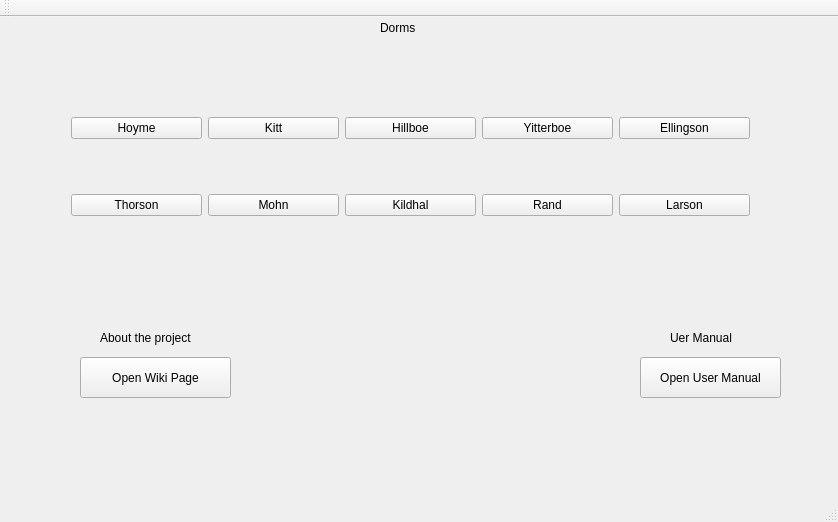
<?xml version="1.0" encoding="UTF-8"?>
<ui version="4.0">
 <class>MainWindow</class>
 <widget class="QMainWindow" name="MainWindow">
  <property name="geometry">
   <rect>
    <x>0</x>
    <y>0</y>
    <width>838</width>
    <height>522</height>
   </rect>
  </property>
  <property name="windowTitle">
   <string>MainWindow</string>
  </property>
  <widget class="QWidget" name="centralWidget">
   <widget class="QLabel" name="label">
    <property name="geometry">
     <rect>
      <x>380</x>
      <y>0</y>
      <width>44</width>
      <height>21</height>
     </rect>
    </property>
    <property name="text">
     <string>Dorms</string>
    </property>
   </widget>
   <widget class="QWidget" name="layoutWidget">
    <property name="geometry">
     <rect>
      <x>60</x>
      <y>40</y>
      <width>701</width>
      <height>221</height>
     </rect>
    </property>
    <layout class="QGridLayout" name="gridLayout_2">
     <item row="0" column="0">
      <widget class="QPushButton" name="pushButton_9">
       <property name="text">
        <string>Hoyme</string>
       </property>
      </widget>
     </item>
     <item row="0" column="1">
      <widget class="QPushButton" name="pushButton_10">
       <property name="text">
        <string>Kitt</string>
       </property>
      </widget>
     </item>
     <item row="0" column="2">
      <widget class="QPushButton" name="pushButton_11">
       <property name="text">
        <string>Hillboe</string>
       </property>
      </widget>
     </item>
     <item row="0" column="3">
      <widget class="QPushButton" name="pushButton_12">
       <property name="text">
        <string>Yitterboe</string>
       </property>
      </widget>
     </item>
     <item row="0" column="4">
      <widget class="QPushButton" name="pushButton_13">
       <property name="text">
        <string>Ellingson</string>
       </property>
      </widget>
     </item>
     <item row="1" column="0">
      <widget class="QPushButton" name="pushButton_14">
       <property name="text">
        <string>Thorson</string>
       </property>
      </widget>
     </item>
     <item row="1" column="1">
      <widget class="QPushButton" name="pushButton_15">
       <property name="text">
        <string>Mohn</string>
       </property>
      </widget>
     </item>
     <item row="1" column="2">
      <widget class="QPushButton" name="pushButton_16">
       <property name="text">
        <string>Kildhal</string>
       </property>
      </widget>
     </item>
     <item row="1" column="3">
      <widget class="QPushButton" name="pushButton_17">
       <property name="text">
        <string>Rand</string>
       </property>
      </widget>
     </item>
     <item row="1" column="4">
      <widget class="QPushButton" name="pushButton_18">
       <property name="text">
        <string>Larson</string>
       </property>
      </widget>
     </item>
    </layout>
   </widget>
   <widget class="QLabel" name="label_2">
    <property name="geometry">
     <rect>
      <x>100</x>
      <y>310</y>
      <width>121</width>
      <height>21</height>
     </rect>
    </property>
    <property name="text">
     <string>About the project</string>
    </property>
   </widget>
   <widget class="QLabel" name="label_3">
    <property name="geometry">
     <rect>
      <x>670</x>
      <y>310</y>
      <width>81</width>
      <height>21</height>
     </rect>
    </property>
    <property name="text">
     <string>Uer Manual</string>
    </property>
   </widget>
   <widget class="QPushButton" name="pushButton">
    <property name="geometry">
     <rect>
      <x>80</x>
      <y>340</y>
      <width>151</width>
      <height>41</height>
     </rect>
    </property>
    <property name="text">
     <string>Open Wiki Page</string>
    </property>
   </widget>
   <widget class="QPushButton" name="pushButton_2">
    <property name="geometry">
     <rect>
      <x>640</x>
      <y>340</y>
      <width>141</width>
      <height>41</height>
     </rect>
    </property>
    <property name="text">
     <string>Open User Manual</string>
    </property>
   </widget>
   <zorder>layoutWidget</zorder>
   <zorder>label</zorder>
   <zorder>label_2</zorder>
   <zorder>label_3</zorder>
   <zorder>pushButton</zorder>
   <zorder>pushButton_2</zorder>
  </widget>
  <widget class="QMenuBar" name="menuBar">
   <property name="geometry">
    <rect>
     <x>0</x>
     <y>0</y>
     <width>838</width>
     <height>27</height>
    </rect>
   </property>
  </widget>
  <widget class="QToolBar" name="mainToolBar">
   <attribute name="toolBarArea">
    <enum>TopToolBarArea</enum>
   </attribute>
   <attribute name="toolBarBreak">
    <bool>false</bool>
   </attribute>
  </widget>
  <widget class="QStatusBar" name="statusBar"/>
 </widget>
 <layoutdefault spacing="6" margin="11"/>
 <resources/>
 <connections/>
</ui>
